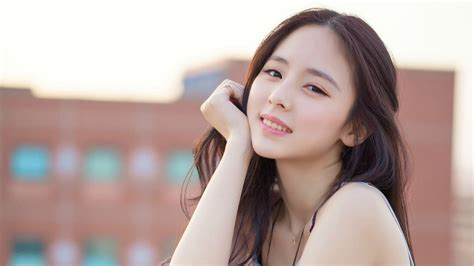
#> input picture opencv/src/resources/anna.jpeg, 474 x 266 px
$ python image_transform.py
#> lines starting #> are read from the running program, lines starting #| are printed output that depends on the picture
# -*- coding: utf-8 -*-
"""
Created on 2018-06-10 13:13:00
@author: Alex
"""
#encoding:utf-8
import numpy as np
import cv2
image = cv2.imread("resources/anna.jpeg")
#> image is the input picture: shape (266, 474, 3); mean B, G, R 161.1, 165.9, 185.3
#平移
matrix = np.float32([[1,0,25],[0,1,50]])#平移矩阵1：向x正方向平移25，向y正方向平移50
moved = cv2.warpAffine(image,matrix,(image.shape[1],image.shape[0]))
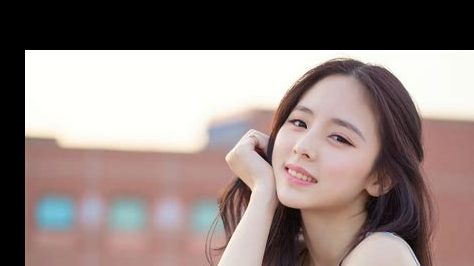
#> moved: shape (266, 474, 3); mean B, G, R 125.2, 128.7, 143.3

#旋转
rows,cols,ch=image.shape
#> rows = 266; cols = 474; ch = 3
# 这里的第一个参数为旋转中心，第二个为旋转角度，第三个为旋转后的缩放因子
# 可以通过设置旋转中心，缩放因子，以及窗口大小来防止旋转后超出边界的问题
transform_matrix=cv2.getRotationMatrix2D((cols/2,rows/2),45,0.6)
# 第三个参数是输出图像的尺寸中心
transform=cv2.warpAffine(image,transform_matrix,(2*cols,2*rows))
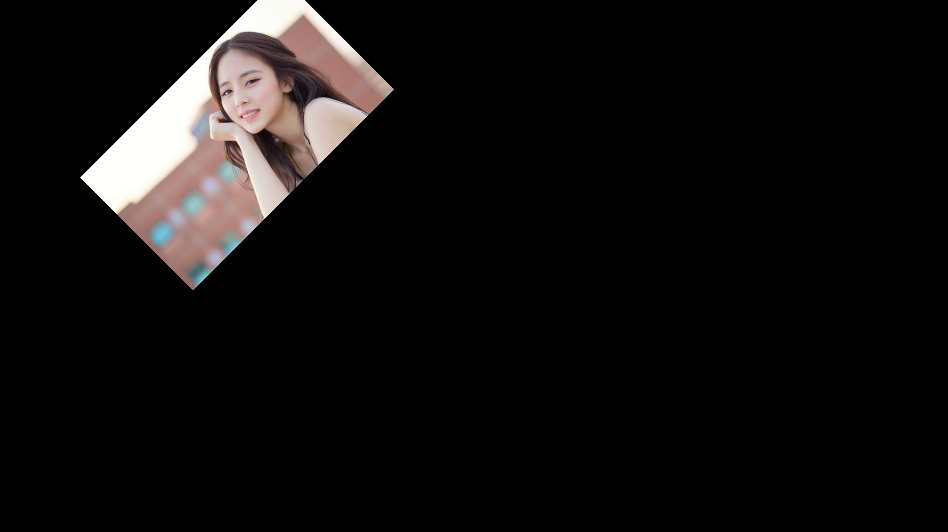
#> transform: shape (532, 948, 3); mean B, G, R 14.2, 14.7, 16.4

#仿射变换-affine
pts1=np.float32([[50,50],[200,50],[50,200]])
pts2=np.float32([[10,100],[200,50],[100,250]])
affine=cv2.getAffineTransform(pts1,pts2)
print(affine)
affined=cv2.warpAffine(image,affine,(cols,rows))
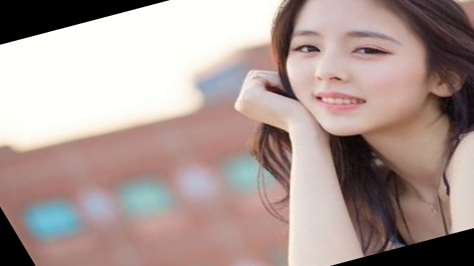
#> affined: shape (266, 474, 3); mean B, G, R 149.2, 153.8, 172.7
#透视变换
perspective_pts1 = np.float32([[56,65],[368,52],[28,387],[389,390]])
perspective_pts2 = np.float32([[0,0],[300,0],[0,300],[300,300]])
perspective_M=cv2.getPerspectiveTransform(perspective_pts1,perspective_pts2)
perspective=cv2.warpPerspective(image,perspective_M,(300,300))
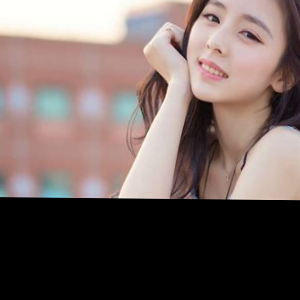
#> perspective: shape (300, 300, 3); mean B, G, R 97.7, 101, 116.6
while True:
    cv2.imshow('original',image)
    cv2.imshow('moved', moved)
    cv2.imshow('transform', transform)
    cv2.imshow('affined', affined)
    cv2.imshow("perspective",perspective)
    if cv2.waitKey(10) & 0xFF == ord(' '):
#> (key Esc is pressed here)
        break

$ run again, with opencv/src/resources/me.jpeg copied over opencv/src/resources/anna.jpeg
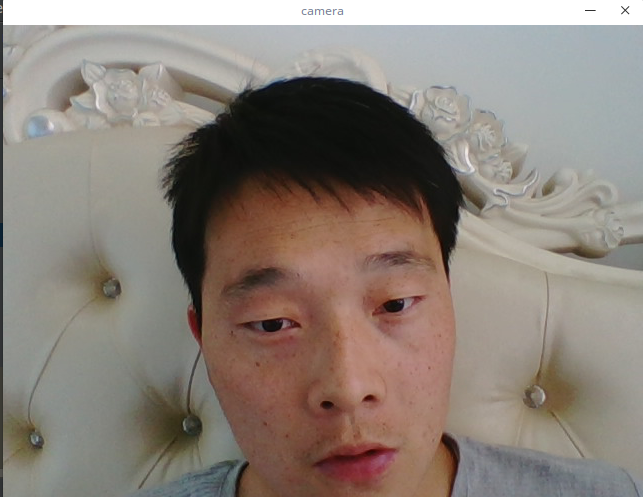
#> input picture opencv/src/resources/me.jpeg, 643 x 497 px
#> image is the input picture: shape (497, 643, 3); mean B, G, R 121.3, 129.4, 139.6
#> `affined=cv2.warpAffine(image,affine,(cols,rows))`:
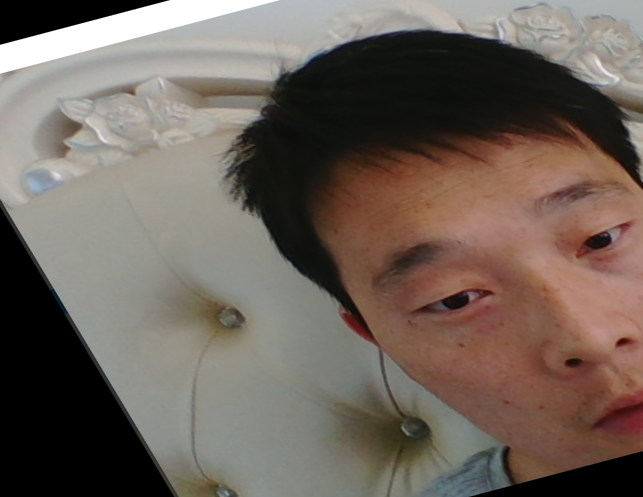
#> affined: shape (497, 643, 3); mean B, G, R 91.3, 99.6, 111.1
#> `perspective=cv2.warpPerspective(image,perspective_M,(300,300))`:
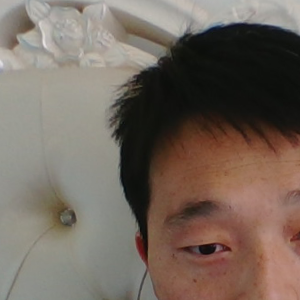
#> perspective: shape (300, 300, 3); mean B, G, R 93.6, 103.5, 116.4

$ run again, with opencv/src/resources/dave.jpg copied over opencv/src/resources/anna.jpeg
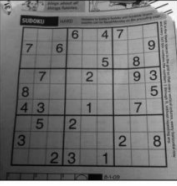
#> input picture opencv/src/resources/dave.jpg, 177 x 186 px
#> image is the input picture: shape (186, 177, 3); min 2, max 255, mean 116.1
#> `affined=cv2.warpAffine(image,affine,(cols,rows))`:
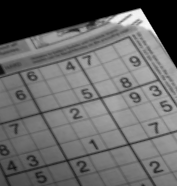
#> affined: shape (186, 177, 3); min 0, max 248, mean 103.4
#> `perspective=cv2.warpPerspective(image,perspective_M,(300,300))`:
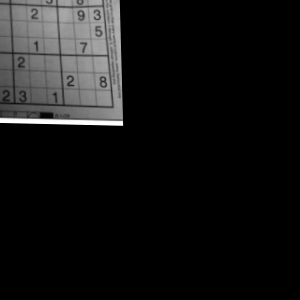
#> perspective: shape (300, 300, 3); min 0, max 255, mean 20.6
